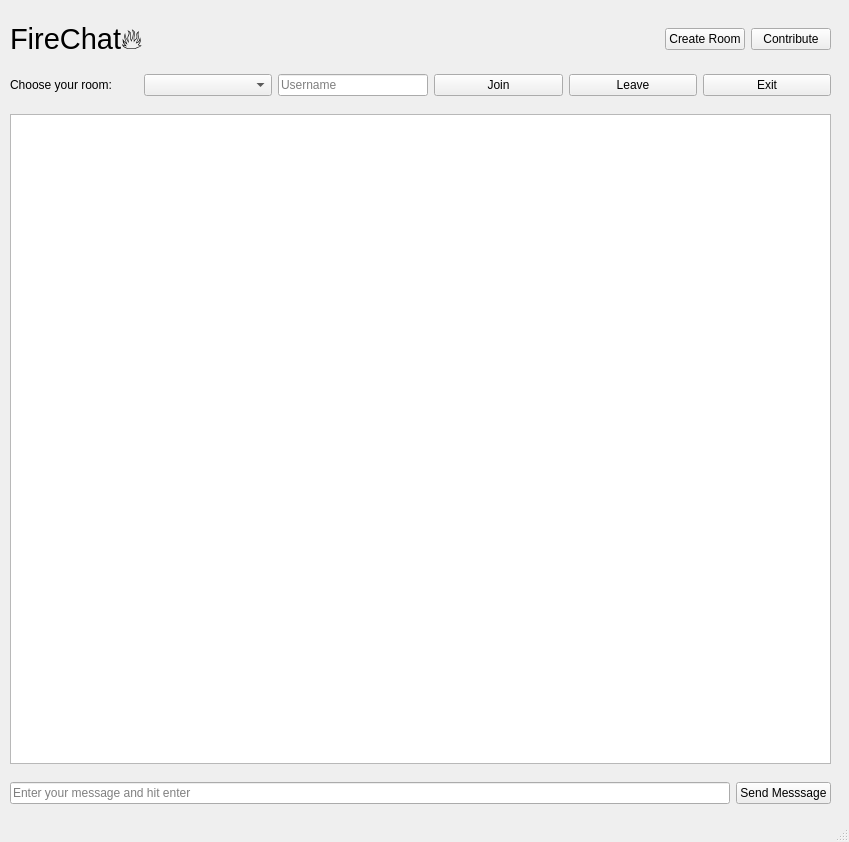
<?xml version="1.0" encoding="UTF-8"?>
<ui version="4.0">
 <class>MainWindow</class>
 <widget class="QMainWindow" name="MainWindow">
  <property name="geometry">
   <rect>
    <x>0</x>
    <y>0</y>
    <width>849</width>
    <height>842</height>
   </rect>
  </property>
  <property name="windowTitle">
   <string>MainWindow</string>
  </property>
  <widget class="QWidget" name="centralwidget">
   <widget class="QWidget" name="verticalLayoutWidget">
    <property name="geometry">
     <rect>
      <x>10</x>
      <y>10</y>
      <width>821</width>
      <height>810</height>
     </rect>
    </property>
    <layout class="QVBoxLayout" name="appverticallayout">
     <item>
      <layout class="QHBoxLayout" name="headerhorizontallayout">
       <item>
        <widget class="QLabel" name="appnamelabel">
         <property name="font">
          <font>
           <pointsize>22</pointsize>
          </font>
         </property>
         <property name="text">
          <string>FireChat🔥</string>
         </property>
        </widget>
       </item>
       <item>
        <widget class="QPushButton" name="createroombutton">
         <property name="sizePolicy">
          <sizepolicy hsizetype="Fixed" vsizetype="Fixed">
           <horstretch>0</horstretch>
           <verstretch>0</verstretch>
          </sizepolicy>
         </property>
         <property name="text">
          <string>Create Room</string>
         </property>
        </widget>
       </item>
       <item>
        <widget class="QPushButton" name="contributebutton">
         <property name="sizePolicy">
          <sizepolicy hsizetype="Fixed" vsizetype="Fixed">
           <horstretch>0</horstretch>
           <verstretch>0</verstretch>
          </sizepolicy>
         </property>
         <property name="text">
          <string>Contribute</string>
         </property>
        </widget>
       </item>
      </layout>
     </item>
     <item>
      <layout class="QHBoxLayout" name="secondhorizontallayout">
       <item>
        <widget class="QLabel" name="chooseyourroontext">
         <property name="text">
          <string>Choose your room:</string>
         </property>
        </widget>
       </item>
       <item>
        <widget class="QComboBox" name="chooseroomdropdown"/>
       </item>
       <item>
        <widget class="QLineEdit" name="usernameinput">
         <property name="sizePolicy">
          <sizepolicy hsizetype="Fixed" vsizetype="Fixed">
           <horstretch>0</horstretch>
           <verstretch>0</verstretch>
          </sizepolicy>
         </property>
         <property name="minimumSize">
          <size>
           <width>150</width>
           <height>0</height>
          </size>
         </property>
         <property name="placeholderText">
          <string>Username</string>
         </property>
        </widget>
       </item>
       <item>
        <widget class="QPushButton" name="joinbutton">
         <property name="text">
          <string>Join</string>
         </property>
        </widget>
       </item>
       <item>
        <widget class="QPushButton" name="leavebutton">
         <property name="text">
          <string>Leave</string>
         </property>
        </widget>
       </item>
       <item>
        <widget class="QPushButton" name="exitbutton">
         <property name="text">
          <string>Exit</string>
         </property>
        </widget>
       </item>
      </layout>
     </item>
     <item>
      <widget class="QListWidget" name="listWidget">
       <property name="sizePolicy">
        <sizepolicy hsizetype="Preferred" vsizetype="Fixed">
         <horstretch>0</horstretch>
         <verstretch>0</verstretch>
        </sizepolicy>
       </property>
       <property name="minimumSize">
        <size>
         <width>0</width>
         <height>650</height>
        </size>
       </property>
      </widget>
     </item>
     <item>
      <layout class="QHBoxLayout" name="footerhorizontallayout">
       <item>
        <widget class="QLineEdit" name="entermessageinput">
         <property name="placeholderText">
          <string>Enter your message and hit enter</string>
         </property>
        </widget>
       </item>
       <item>
        <widget class="QPushButton" name="sendmessagebutton">
         <property name="text">
          <string>Send Messsage</string>
         </property>
        </widget>
       </item>
      </layout>
     </item>
    </layout>
   </widget>
  </widget>
  <widget class="QStatusBar" name="statusbar"/>
 </widget>
 <resources/>
 <connections/>
</ui>
